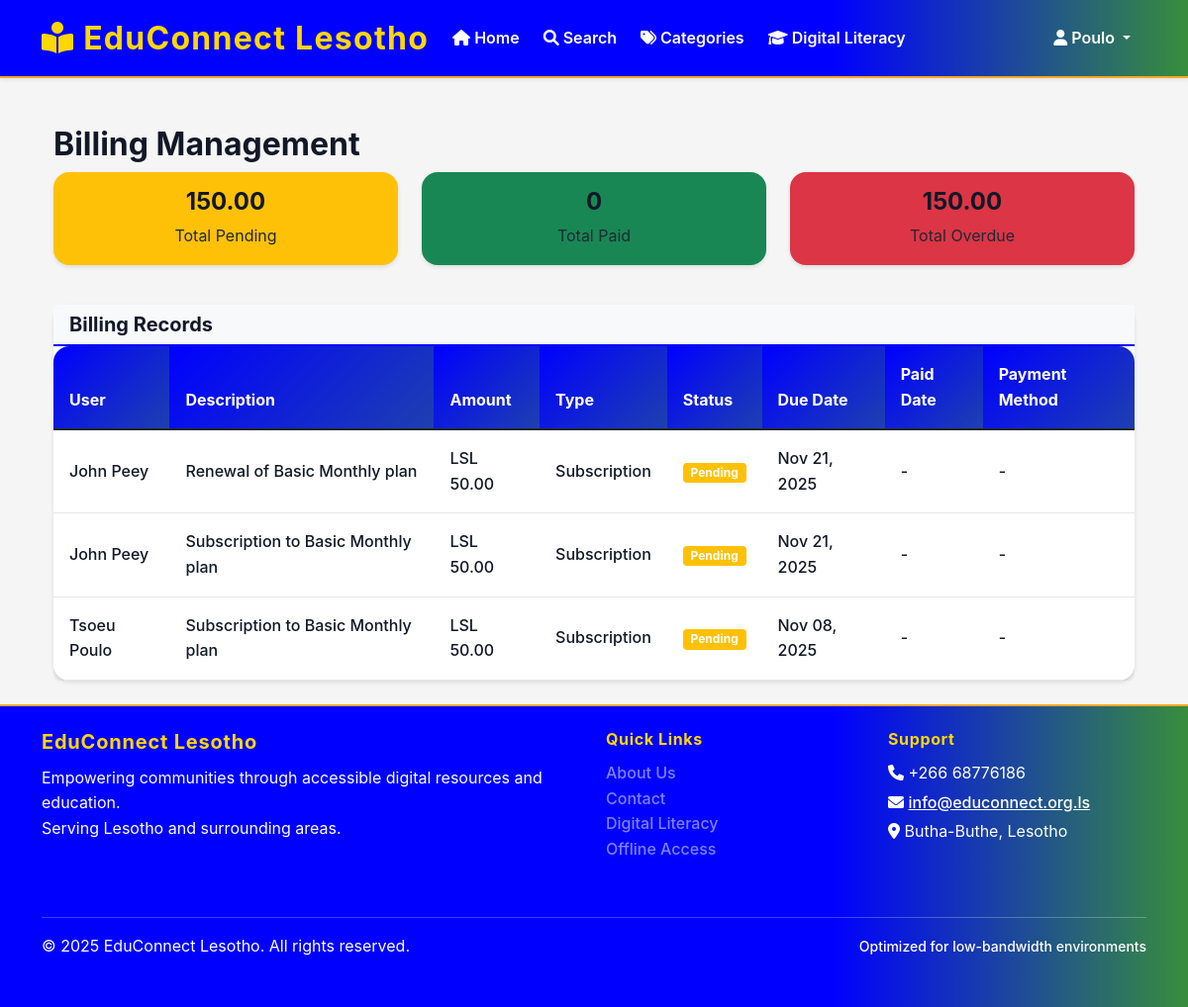
The page /admin/billing (signed in) on the database as committed earlier.
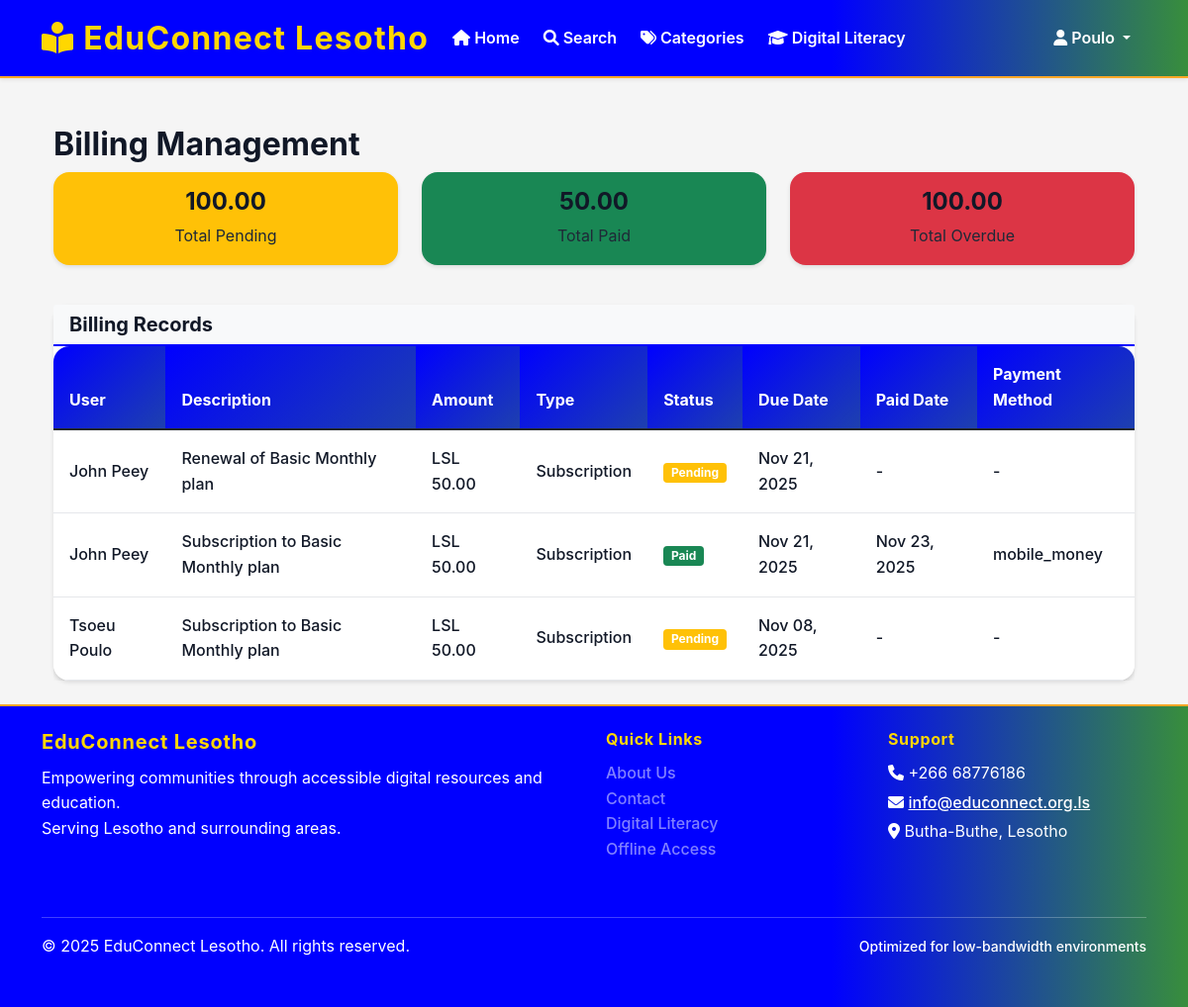
The same page on the database as committed later.
### app/models/subscription.py (models this page shows, shortened)
class BillingRecord(db.Model):
    __tablename__ = 'billing_records'
    id = db.Column(db.Integer, primary_key=True)
    user_id = db.Column(db.Integer, db.ForeignKey('users.id'), nullable=False)
    subscription_id = db.Column(db.Integer, db.ForeignKey('user_subscriptions.id'), nullable=True)
    amount = db.Column(Numeric(10, 2), nullable=False)
    description = db.Column(db.String(500), nullable=False)
    billing_type = db.Column(db.String(50), nullable=False)  # 'subscription', 'late_fee', 'damage_fee'
    status = db.Column(db.String(20), nullable=False, default='pending')  # 'pending', 'paid', 'overdue', 'cancelled'
    due_date = db.Column(db.DateTime, nullable=False)
    paid_date = db.Column(db.DateTime)
    payment_method = db.Column(db.String(50))  # 'cash', 'card', 'mobile_money', 'bank_transfer'
    transaction_reference = db.Column(db.String(100))
    created_at = db.Column(db.DateTime, default=datetime.utcnow)
    user = db.relationship('User', backref='billing_records')
    subscription = db.relationship('UserSubscription', backref='billing_records')

### app/models/user.py (models this page shows, shortened)
class User(UserMixin, db.Model):
    __tablename__ = 'users'
    id = db.Column(db.Integer, primary_key=True)
    username = db.Column(db.String(100), unique=True, nullable=False, index=True)
    email = db.Column(db.String(255), unique=True, nullable=False, index=True)
    password_hash = db.Column(db.String(255), nullable=False)
    first_name = db.Column(db.String(100), nullable=False)
    last_name = db.Column(db.String(100), nullable=False)
    phone_number = db.Column(db.String(20))
    address = db.Column(db.Text)
    district = db.Column(db.String(50), default='Butha-Buthe', index=True)
    profile_image = db.Column(db.String(500))  # Path to profile image
    role_id = db.Column(db.Integer, db.ForeignKey('user_roles.id'), nullable=False)
    is_active = db.Column(db.Boolean, default=True)
    email_verified = db.Column(db.Boolean, default=False)
    created_at = db.Column(db.DateTime, default=datetime.utcnow)
    updated_at = db.Column(db.DateTime, default=datetime.utcnow, onupdate=datetime.utcnow)
    last_login = db.Column(db.DateTime)
    borrowing_transactions = db.relationship('BorrowingTransaction', foreign_keys='BorrowingTransaction.user_id', backref='user', lazy='dynamic')
    digital_downloads = db.relationship('DigitalDownload', backref='user', lazy='dynamic')
    offline_tokens = db.relationship('OfflineToken', backref='user', lazy='dynamic')
    reading_sessions = db.relationship('ReadingSession', backref='user', lazy='dynamic')
    notifications = db.relationship('Notification', backref='user', lazy='dynamic')
    book_reservations = db.relationship('BookReservation', backref='user', lazy='dynamic')
    book_reviews = db.relationship('BookReview', backref='user', lazy='dynamic')
    literacy_progress = db.relationship('LiteracyProgress', backref='user', lazy='dynamic')
    favorites = db.relationship('Book', secondary='user_favorites', backref='favorited_by', lazy='dynamic')
    def get_full_name(self):
        return f"{self.first_name} {self.last_name}"
    def is_admin(self):
        return self.role.role_name == 'admin'
    def is_librarian(self):
        return self.role.role_name in ['admin', 'librarian']

### app/routes/admin.py (the view)
@admin_bp.route('/billing')
@admin_required
def billing_management():
    page = request.args.get('page', 1, type=int)
    status = request.args.get('status', '')
    billing_type = request.args.get('type', '')
    query = BillingRecord.query
    if status:
        query = query.filter_by(status=status)
    if billing_type:
        query = query.filter_by(billing_type=billing_type)
    pagination = query.order_by(BillingRecord.created_at.desc()).paginate(
        page=page, per_page=20, error_out=False
    )
    billing_records = pagination.items
    stats = {
        'total_pending': db.session.query(db.func.sum(BillingRecord.amount)).filter_by(status='pending').scalar() or 0,
        'total_paid': db.session.query(db.func.sum(BillingRecord.amount)).filter_by(status='paid').scalar() or 0,
        'total_overdue': db.session.query(db.func.sum(BillingRecord.amount)).filter(
            BillingRecord.status == 'pending',
            BillingRecord.due_date < datetime.utcnow()
        ).scalar() or 0
    }
    return render_template('admin/billing.html',
                         billing_records=billing_records,
                         pagination=pagination,
                         stats=stats)

### app/routes/admin.py (called while the page is built)
def admin_required(f):
    @wraps(f)
    def decorated_function(*args, **kwargs):
        if not current_user.is_authenticated or not current_user.is_admin():
            flash('You need administrator privileges to access this page.', 'error')
            return redirect(url_for('main.index'))
        return f(*args, **kwargs)
    return decorated_function

### app/templates/admin/billing.html
{% extends 'base.html' %}
{% block content %}
<div class="container mt-5">
    <h2>Billing Management</h2>
    <div class="row mb-4">
        <div class="col-md-4">
            <div class="card bg-warning text-dark mb-3">
                <div class="card-body text-center">
                    <h4>{{ stats.total_pending | round(2) }}</h4>
                    <p class="mb-0">Total Pending</p>
                </div>
            </div>
        </div>
        <div class="col-md-4">
            <div class="card bg-success text-white mb-3">
                <div class="card-body text-center">
                    <h4>{{ stats.total_paid | round(2) }}</h4>
                    <p class="mb-0">Total Paid</p>
                </div>
            </div>
        </div>
        <div class="col-md-4">
            <div class="card bg-danger text-white mb-3">
                <div class="card-body text-center">
                    <h4>{{ stats.total_overdue | round(2) }}</h4>
                    <p class="mb-0">Total Overdue</p>
                </div>
            </div>
        </div>
    </div>
    <div class="card">
        <div class="card-header bg-light">
            <h5 class="mb-0">Billing Records</h5>
        </div>
        <div class="card-body p-0">
            {% if billing_records %}
            <div class="table-responsive">
                <table class="table table-hover mb-0">
                    <thead class="table-light">
                        <tr>
                            <th>User</th>
                            <th>Description</th>
                            <th>Amount</th>
                            <th>Type</th>
                            <th>Status</th>
                            <th>Due Date</th>
                            <th>Paid Date</th>
                            <th>Payment Method</th>
                        </tr>
                    </thead>
                    <tbody>
                        {% for record in billing_records %}
                        <tr>
                            <td>{{ record.user.get_full_name() if record.user else 'N/A' }}</td>
                            <td>{{ record.description }}</td>
                            <td>LSL {{ '%.2f'|format(record.amount) }}</td>
                            <td>{{ record.billing_type.replace('_', ' ').title() }}</td>
                            <td>
                                <span class="badge bg-{{ 'success' if record.status == 'paid' else 'warning' if record.status == 'pending' else 'danger' if record.status == 'overdue' else 'secondary' }}">
                                    {{ record.status.title() }}
                                </span>
                            </td>
                            <td>{{ record.due_date.strftime('%b %d, %Y') if record.due_date else 'N/A' }}</td>
                            <td>{{ record.paid_date.strftime('%b %d, %Y') if record.paid_date else '-' }}</td>
                            <td>{{ record.payment_method if record.payment_method else '-' }}</td>
                        </tr>
                        {% endfor %}
                    </tbody>
                </table>
            </div>
            {% else %}
            <div class="text-center py-5">
                <i class="fas fa-receipt fa-3x text-muted mb-3"></i>
                <h4 class="text-muted">No Billing Records Found</h4>
                <p class="text-muted">No billing records are available.</p>
            </div>
            {% endif %}
        </div>
    </div>
</div>
{% endblock %}

Rows that differ between the two databases and show on the page:
changed BillingRecord: status "Pending" → "Paid"; paid_date "-" → "Nov 23, 2025"; payment_method "-" → "mobile_money"
Other text that changed with them:
{{ stats.total_pending | round(2) }}: "150.00" → "100.00"
{{ stats.total_paid | round(2) }}: "0" → "50.00"
{{ stats.total_overdue | round(2) }}: "150.00" → "100.00"
